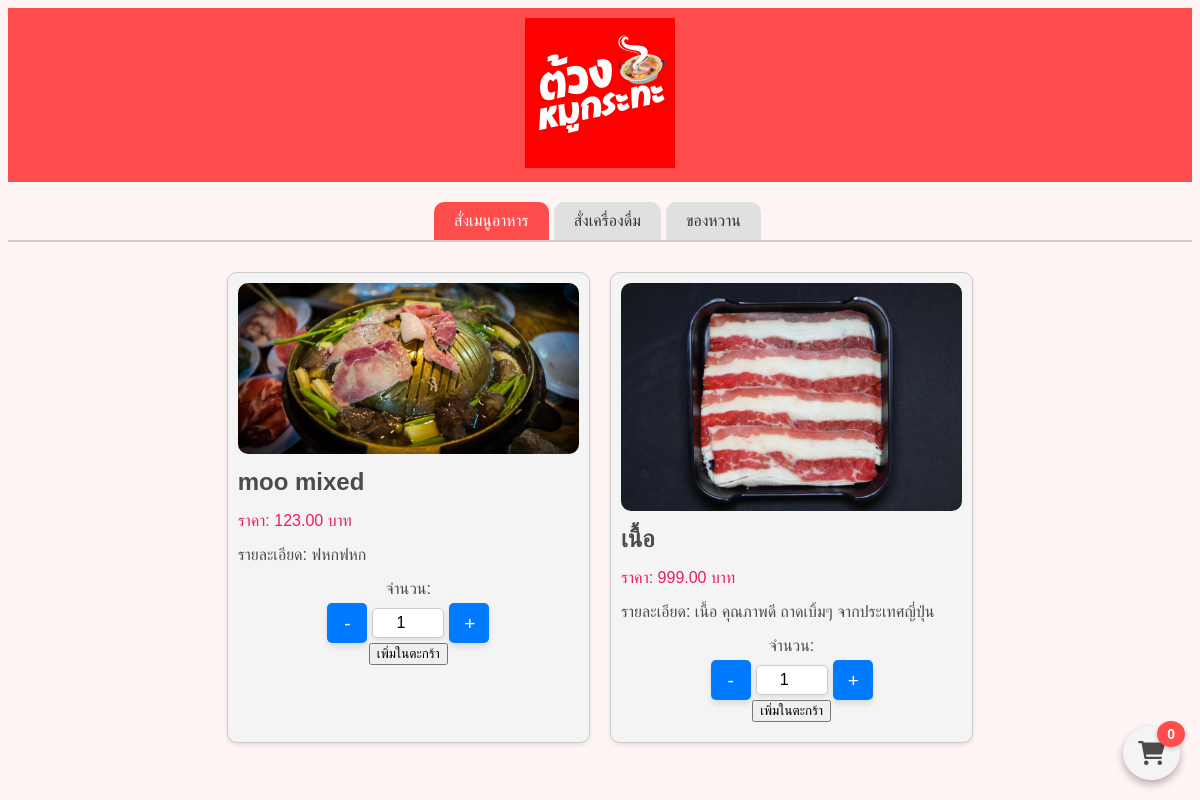
Screenshot of /menu_order.php with the database file from the repository.
### tables this page shows
CREATE TABLE `menuitems` (
  `item_id` int(11) NOT NULL,
  `category_id` int(11) NOT NULL,
  `name` varchar(100) NOT NULL,
  `description` text NOT NULL,
  `price` decimal(10,2) NOT NULL,
  `image_path` varchar(255) NOT NULL,
  `status` int(1) NOT NULL COMMENT '1=available\r\n2=unavailable',
  `unit_id` int(11) NOT NULL
);

### menu_order.php (the view, shortened to what this page needs)
<?php
include 'includes/db_connect.php';
$category_id = isset($_GET['category_id']) ? intval($_GET['category_id']) : 1;
$sql = "SELECT * FROM menuitems WHERE category_id = $category_id";
$result = $conn->query($sql);
?>
<!DOCTYPE html>
<html lang="th">
<head>
    <link rel="stylesheet" href="https://cdnjs.cloudflare.com/ajax/libs/font-awesome/6.0.0-beta3/css/all.min.css">
</head>
<body>
    <header class="navbar">
        <img src="img\logo.jpg" alt="Logo">
    </header>
    <div class="tab-container">
        <div class="tab active" onclick="openTab('menu_food')">สั่งเมนูอาหาร</div>
        <div class="tab" onclick="openTab('menu_drink')">สั่งเครื่องดื่ม</div>
        <div class="tab" onclick="openTab('menu_dessert')">ของหวาน</div>
    </div>
    <main>
    <section id="menu_food" class="menu-items" style="display: flex;">
        <?php
        while ($row = $result->fetch_assoc()) {
            $imagePath = isset($row['image_path']) ? $row['image_path'] : 'path/to/default/image.jpg';
            $description = isset($row['description']) ? $row['description'] : 'ไม่มีรายละเอียด';
            echo "<div class='menu-item'>";
            echo "<img src='" . htmlspecialchars($imagePath) . "' alt='" . htmlspecialchars($row['name']) . "' class='menu-item-image'>";
            echo "<div class='menu-item-details'>";
            echo "<h2 class='menu-item-name'>" . htmlspecialchars($row['name']) . "</h2>";
            echo "<p class='menu-item-price'>ราคา: " . htmlspecialchars($row['price']) . " บาท</p>";
            echo "<p class='menu-item-description'>รายละเอียด: " . htmlspecialchars($description) . "</p>";
            echo "<form action='menu_order.php' method='POST' class='add-to-cart-form'>";
            echo "<label for='quantity'>จำนวน:</label>";
            echo "<div class='quantity-controls'>";
            echo "<button type='button' class='quantity-btn' onclick='changeQuantity(-1, \"" . htmlspecialchars($row['item_id']) . "\")'>-</button>";
            echo "<input type='number' id='quantity-" . htmlspecialchars($row['item_id']) . "' name='quantity' value='1' min='1'>";
            echo "<button type='button' class='quantity-btn' onclick='changeQuantity(1, \"" . htmlspecialchars($row['item_id']) . "\")'>+</button>";
            echo "</div>";
            echo "<button type='submit' name='add_to_cart' class='add-to-cart-btn'>เพิ่มในตะกร้า</button>";
            echo "</form>";
            echo "</div>";
            echo "</div>";
        }
        ?>
    </section>
    </main>
    <a href="cart.php" class="cart-icon">
        <i class="fas fa-shopping-cart"></i>
        <div class="badge"><?php echo isset($_SESSION['cart']) ? array_sum(array_column($_SESSION['cart'], 'quantity')) : 0; ?></div>
    </a>
</body>
</html>

### menu_order.php (style rules this page uses)
body { background-color: #fff5f5; color: #4b4b4b; font-family: Arial, sans-serif; }
.navbar { background-color: #ff4c4c; padding: 10px; text-align: center; }
.navbar img { max-width: 150px; margin: 0 auto; }
.tab-container { display: flex; justify-content: center; margin-top: 20px; border-bottom: 2px solid #ccc; }
.tab { padding: 10px 20px; cursor: pointer; background-color: #e0e0e0; margin-right: 5px; border-radius: 10px 10px 0 0; color: #333; }
.tab.active { background-color: #ff4c4c; color: #fff; }
.menu-items { display: none; flex-wrap: wrap; justify-content: center; padding: 20px; }
.menu-item { background-color: #f4f4f4; border: 1px solid #ccc; border-radius: 10px; margin: 10px; padding: 10px; width: calc(100% - 40px); max-width: 400px; box-shadow: 0 2px 4px rgba(0, 0, 0, 0.1); }
.menu-item img { width: 100%; border-radius: 10px; }
.menu-item-details { padding: 10px 0; }
.menu-item-name { font-size: 1.5em; margin: 0; }
.menu-item-price { color: #e91e63; }
.add-to-cart-form { display: flex; flex-direction: column; align-items: center; margin-top: 10px; }
.quantity-controls { display: flex; align-items: center; justify-content: center; margin-top: 5px; }
.quantity-btn { background-color: #007bff; color: #fff; border: none; padding: 10px 15px; cursor: pointer; border-radius: 5px; font-size: 1.2em; width: 40px; height: 40px; text-align: center; box-shadow: 0 4px 6px rgba(0, 0, 0, 0.1); transition: background-color 0.3s, transform 0.2s; }
input[type='number'] { width: 60px; text-align: center; margin: 0 5px; border: 1px solid #ccc; border-radius: 5px; padding: 5px; font-size: 1em; box-shadow: 0 2px 4px rgba(0, 0, 0, 0.1); }
.cart-icon { position: fixed; bottom: 20px; right: 20px; background-color: #f4f4f4; color: #4b4b4b; padding: 15px; border-radius: 50%; box-shadow: 0 4px 8px rgba(0, 0, 0, 0.3); cursor: pointer; font-size: 24px; z-index: 1000; text-decoration: none; display: flex; align-items: center; justify-content: center; transition: background-color 0.3s, box-shadow 0.3s, transform 0.3s; }
.cart-icon .badge { position: absolute; top: -5px; right: -5px; background-color: #ff4c4c; color: #ffffff; border-radius: 50%; padding: 5px 10px; font-size: 14px; font-weight: bold; box-shadow: 0 2px 4px rgba(0, 0, 0, 0.2); }
@media (min-width: 600px) { .menu-item { width: calc(50% - 40px); } }
@media (min-width: 900px) { .menu-item { width: calc(33.3333% - 40px); } }

### rows the page displays
menuitems: image_path (picture), name "moo mixed", price "123.00", description "ฟหกฟหก"
menuitems: image_path (picture), name "เนื้อ", price "999.00", description "เนื้อ คุณภาพดี ถาดเบิ้มๆ จากประเทศญี่ปุ่น"
